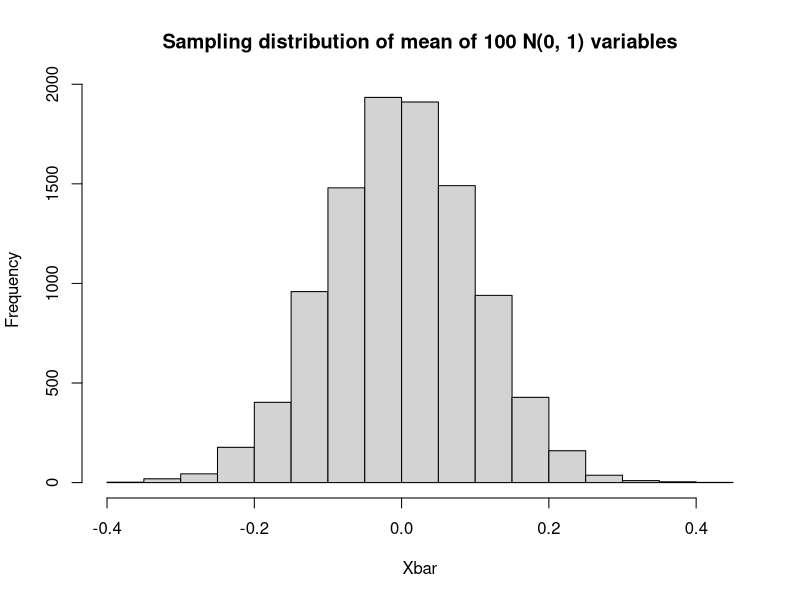
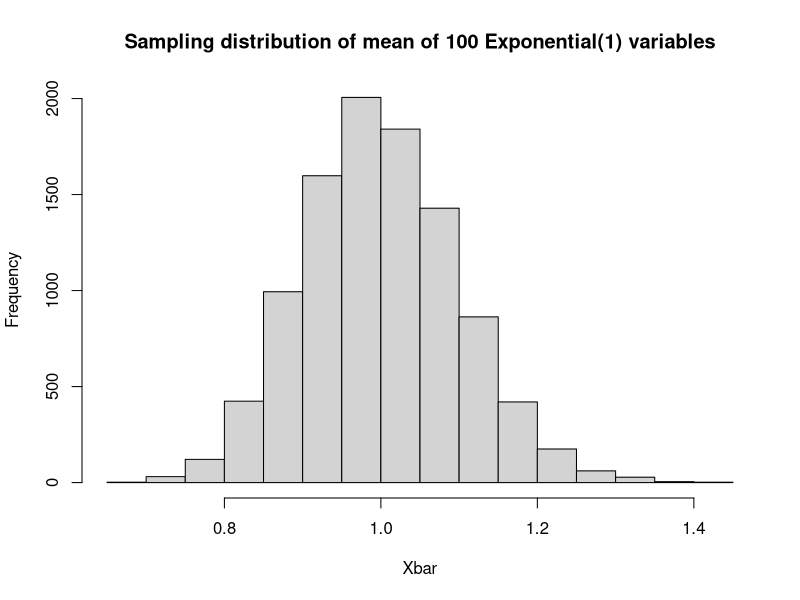
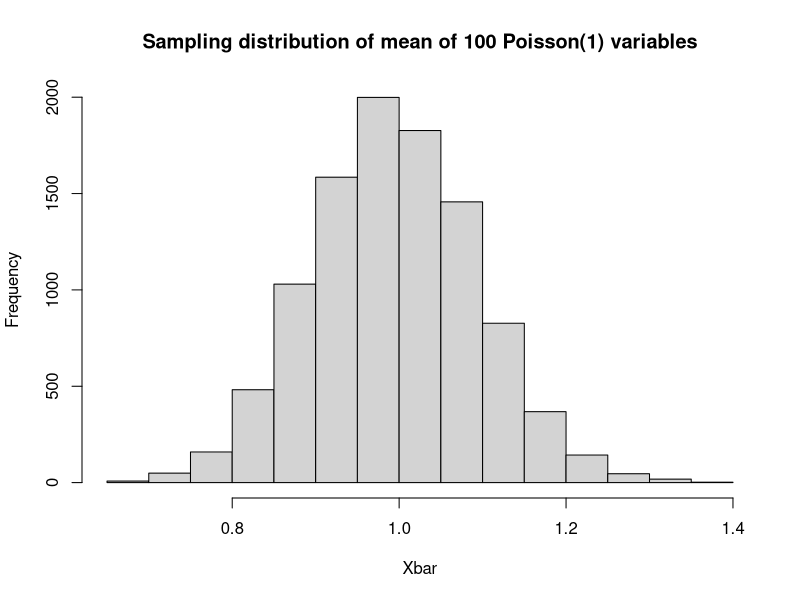
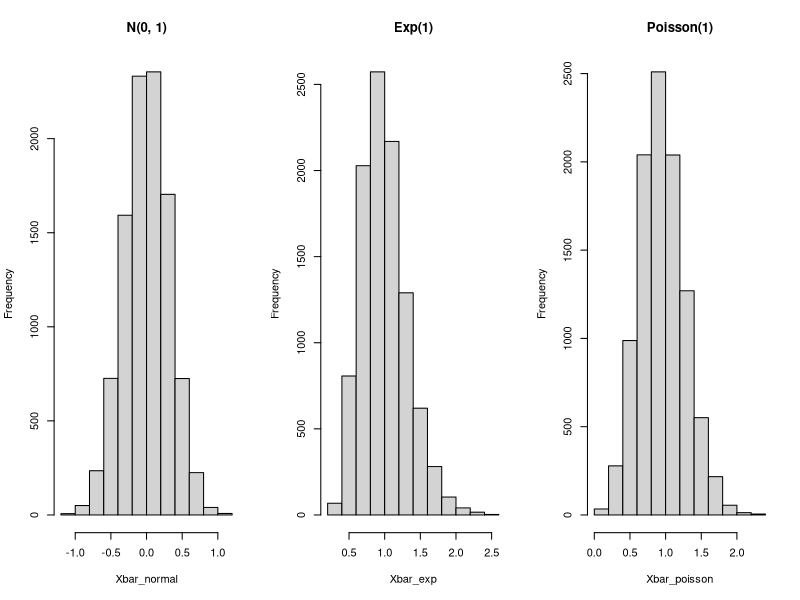
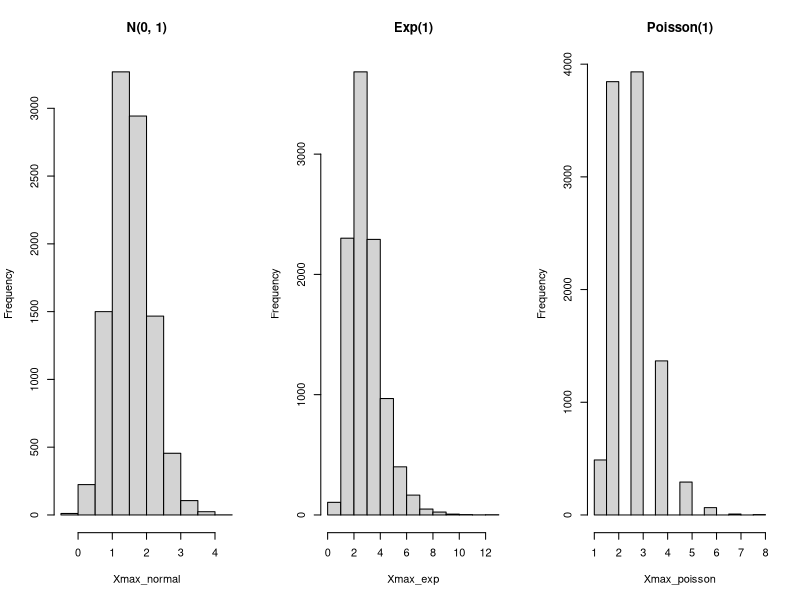
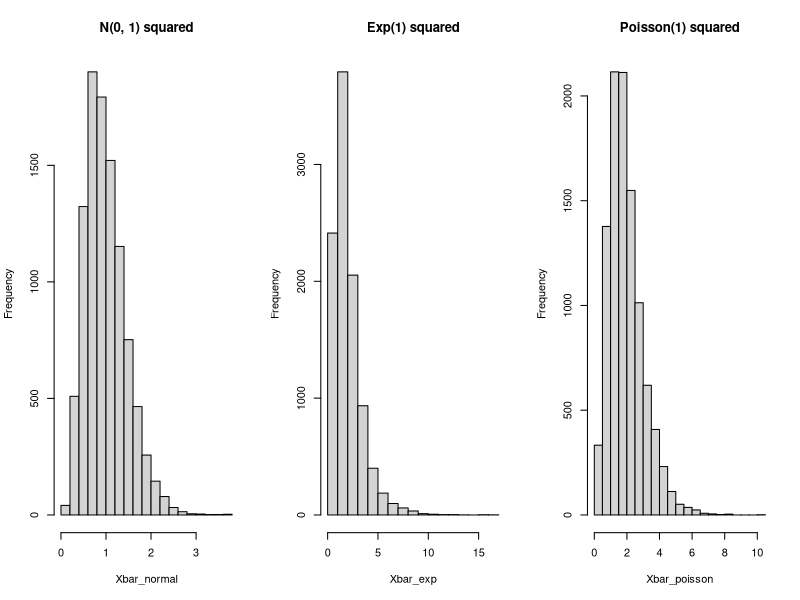
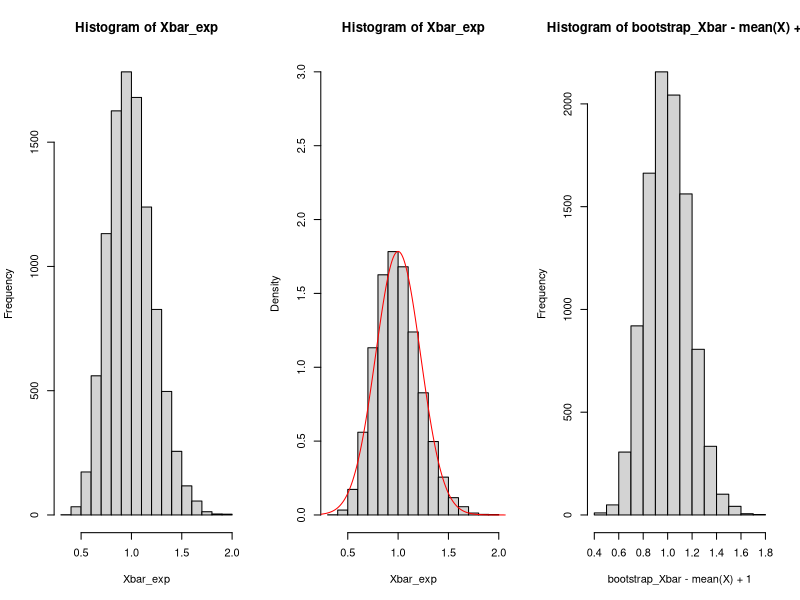
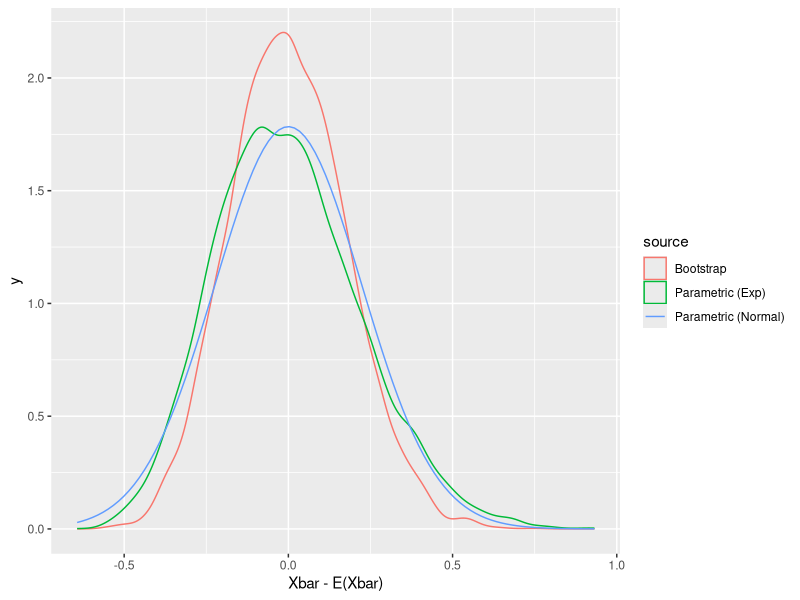

Write the R code that produced these figures, in order.
## ---- chunk 1
#| echo: TRUE
#| eval: TRUE
#| cache: TRUE
set.seed(123)
Xbar <- replicate(10000, mean(rnorm(100)))
hist(Xbar, main = "Sampling distribution of mean of 100 N(0, 1) variables")
## ---- chunk 2
#| echo: TRUE
#| eval: TRUE
#| cache: TRUE
set.seed(123)
Xbar <- replicate(10000, mean(rexp(100, rate = 1)))
hist(Xbar, main = "Sampling distribution of mean of 100 Exponential(1) variables")
## ---- chunk 3
#| echo: TRUE
#| eval: TRUE
#| cache: TRUE
set.seed(123)
Xbar <- replicate(10000, mean(rpois(100, lambda = 1)))
hist(Xbar, main = "Sampling distribution of mean of 100 Poisson(1) variables")
## ---- chunk 4
#| echo: FALSE
#| eval: TRUE
#| cache: TRUE
set.seed(123)
Xbar_normal <- replicate(10000, mean(rnorm(10)))
Xbar_exp <- replicate(10000, mean(rexp(10, rate = 1)))
Xbar_poisson <- replicate(10000, mean(rpois(10, lambda = 1)))
par(mfrow = c(1, 3))
hist(Xbar_normal, main = "N(0, 1)")
hist(Xbar_exp, main = "Exp(1)")
hist(Xbar_poisson, main = "Poisson(1)")
## ---- chunk 5
#| echo: FALSE
#| eval: TRUE
#| cache: TRUE
set.seed(123)
Xmax_normal <- replicate(10000, max(rnorm(10)))
Xmax_exp <- replicate(10000, max(rexp(10, rate = 1)))
Xmax_poisson <- replicate(10000, max(rpois(10, lambda = 1)))
par(mfrow = c(1, 3))
hist(Xmax_normal, main = "N(0, 1)")
hist(Xmax_exp, main = "Exp(1)")
hist(Xmax_poisson, main = "Poisson(1)")
## ---- chunk 6
#| echo: FALSE
#| eval: TRUE
#| cache: TRUE
set.seed(123)
Xbar_normal <- replicate(10000, mean(rnorm(10) ^ 2))
Xbar_exp <- replicate(10000, mean(rexp(10, rate = 1) ^ 2))
Xbar_poisson <- replicate(10000, mean(rpois(10, lambda = 1) ^ 2))
par(mfrow = c(1, 3))
hist(Xbar_normal, main = "N(0, 1) squared")
hist(Xbar_exp, main = "Exp(1) squared")
hist(Xbar_poisson, main = "Poisson(1) squared")
## ---- chunk 7
#| echo: TRUE
#| eval: TRUE
#| cache: TRUE
set.seed(123)
Xbar_exp <- replicate(10000, mean(rexp(20, rate = 1)))
hist(Xbar_exp)
## ---- chunk 8
#| echo: FALSE
#| eval: TRUE
#| cache: TRUE
X <- rexp(20, rate = 1)
x_axis <- seq(0, 3, length.out = 1000)

# plot "true" simulated sampling distribution
hist(Xbar_exp, freq = F, ylim = c(0, 3))

# plot normal theory
lines(x_axis, dnorm(x_axis, mean = 1, sd = 1 / sqrt(20)), col = 'red')
## ---- chunk 9
#| echo: TRUE
#| eval: TRUE
#| cache: TRUE
print(sort(X))
# sample with replacement from X
X_resample <- sample(X, size = 20, replace = TRUE)
print(sort(X_resample))
## ---- chunk 10
#| echo: TRUE
#| eval: TRUE
#| cache: TRUE
bootstrap_Xbar <- replicate(10000, mean(sample(X, size = 20, replace = TRUE)))
hist(bootstrap_Xbar - mean(X) + 1)
## ---- chunk 11
#| echo: FALSE
#| eval: TRUE
#| cache: TRUE
library(ggplot2)
plot_dat <-
  data.frame(Xbar = c(Xbar_exp - 1, bootstrap_Xbar - mean(X)),
             source = rep(c("Parametric (Exp)", "Bootstrap"), each = 10000))
ggplot(plot_dat, aes(x = Xbar, color = source)) +
  geom_density() +
  geom_function(fun = dnorm, 
                args = list(mean = 0, sd = 1 / sqrt(20)),
                aes(color = "Parametric (Normal)")) +
  xlab("Xbar - E(Xbar)")
## ---- chunk 12
#| echo: TRUE
#| eval: TRUE
#| cache: TRUE
quantile(bootstrap_Xbar, probs = c(.025, .975))
